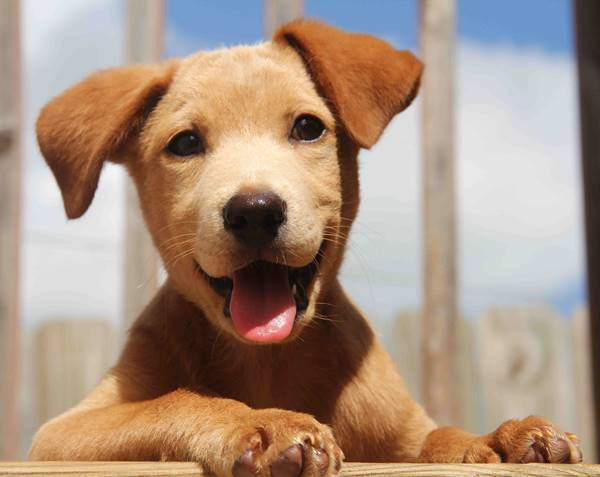
#> input picture day3/dog.jpeg, 600 x 477 px
$ python 02_img_rote.py
#> lines starting #> are read from the running program, lines starting #| are printed output that depends on the picture
import cv2
import numpy as np

dog = cv2.imread("./dog.jpeg")
#> dog is the input picture: shape (477, 600, 3); mean B, G, R 128.3, 145.8, 169.1

# # 上下左右翻转
# al_dog = cv2.flip(dog, -1)
# # 上下翻转
# ud_dog = cv2.flip(dog, 0)
# # 左右翻转
# lr_dog = cv2.flip(dog, 1)
#
# cv2.imshow("dog", np.hstack((dog, lr_dog, ud_dog, al_dog)))

dog_90 = cv2.rotate(dog, cv2.ROTATE_90_CLOCKWISE)
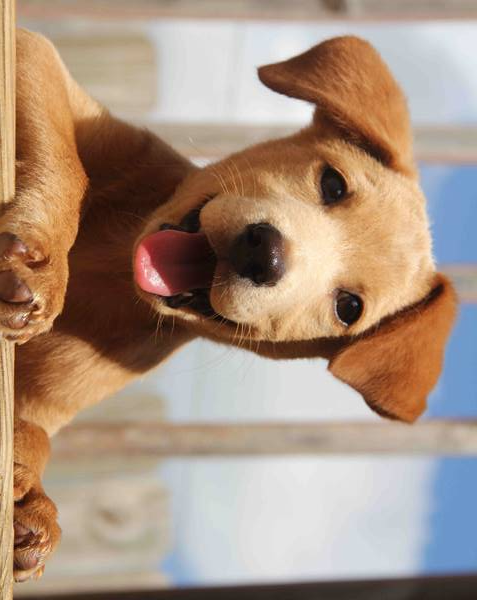
#> dog_90: shape (600, 477, 3); mean B, G, R 128.3, 145.8, 169.1
dog_180 = cv2.rotate(dog, cv2.ROTATE_180)
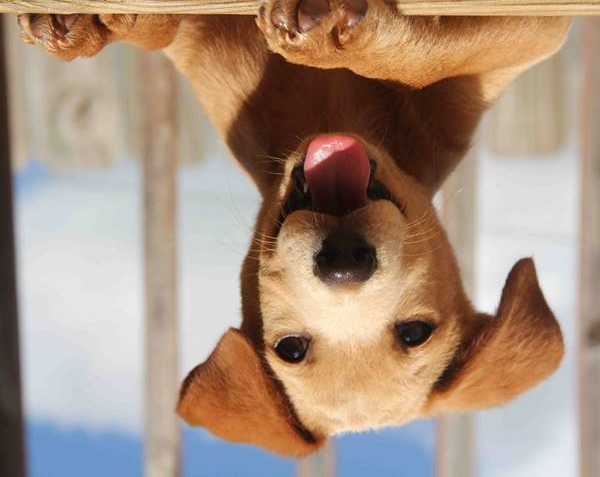
#> dog_180: shape (477, 600, 3); mean B, G, R 128.3, 145.8, 169.1
dog_270 = cv2.rotate(dog, cv2.ROTATE_90_COUNTERCLOCKWISE)
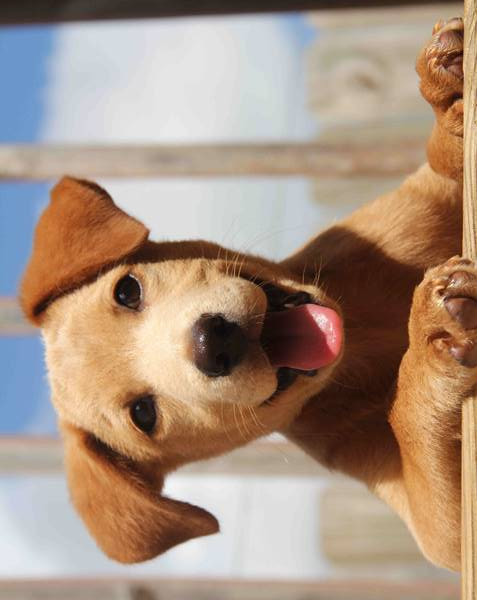
#> dog_270: shape (600, 477, 3); mean B, G, R 128.3, 145.8, 169.1

cv2.imshow("90", dog_90)
cv2.imshow("180", dog_180)
cv2.imshow("270", dog_270)


cv2.waitKey(0)
cv2.destroyAllWindows()

$ run again, with day3/cat.jpeg copied over day3/dog.jpeg
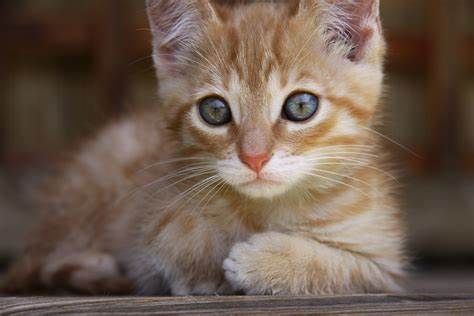
#> input picture day3/cat.jpeg, 474 x 316 px
#> dog is the input picture: shape (316, 474, 3); mean B, G, R 78.5, 91.5, 110.5
#> `dog_180 = cv2.rotate(dog, cv2.ROTATE_180)`:
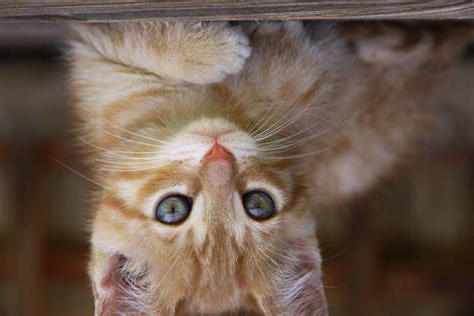
#> dog_180: shape (316, 474, 3); mean B, G, R 78.5, 91.5, 110.5
#> `dog_270 = cv2.rotate(dog, cv2.ROTATE_90_COUNTERCLOCKWISE)`:
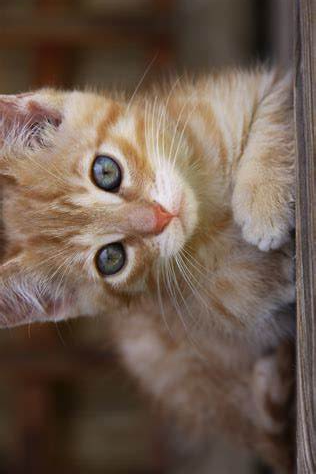
#> dog_270: shape (474, 316, 3); mean B, G, R 78.5, 91.5, 110.5
